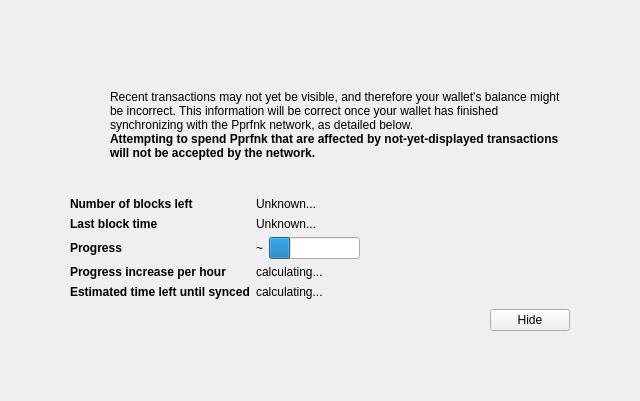
<?xml version="1.0" encoding="UTF-8"?>
<ui version="4.0">
 <class>ModalOverlay</class>
 <widget class="ModalOverlay" name="ModalOverlay">
  <property name="geometry">
   <rect>
    <x>0</x>
    <y>0</y>
    <width>640</width>
    <height>401</height>
   </rect>
  </property>
  <property name="windowTitle">
   <string>Form</string>
  </property>
  <layout class="QVBoxLayout" name="verticalLayout" stretch="0">
   <property name="sizeConstraint">
    <enum>QLayout::SetDefaultConstraint</enum>
   </property>
   <property name="leftMargin">
    <number>0</number>
   </property>
   <property name="topMargin">
    <number>0</number>
   </property>
   <property name="rightMargin">
    <number>0</number>
   </property>
   <property name="bottomMargin">
    <number>0</number>
   </property>
   <item>
    <widget class="QWidget" name="bgWidget" native="true">
     <property name="styleSheet">
      <string notr="true"/>
     </property>
     <layout class="QVBoxLayout" name="verticalLayoutMain" stretch="0">
      <property name="leftMargin">
       <number>60</number>
      </property>
      <property name="topMargin">
       <number>60</number>
      </property>
      <property name="rightMargin">
       <number>60</number>
      </property>
      <property name="bottomMargin">
       <number>60</number>
      </property>
      <item>
       <widget class="QWidget" name="contentWidget" native="true">
        <property name="styleSheet">
         <string notr="true"/>
        </property>
        <layout class="QVBoxLayout" name="verticalLayoutSub" stretch="1,0,0,0,0">
         <property name="spacing">
          <number>0</number>
         </property>
         <property name="leftMargin">
          <number>10</number>
         </property>
         <property name="topMargin">
          <number>10</number>
         </property>
         <property name="rightMargin">
          <number>10</number>
         </property>
         <property name="bottomMargin">
          <number>10</number>
         </property>
         <item>
          <layout class="QHBoxLayout" name="horizontalLayoutIconText" stretch="0,1">
           <property name="topMargin">
            <number>20</number>
           </property>
           <item>
            <layout class="QVBoxLayout" name="verticalLayoutIcon">
             <property name="leftMargin">
              <number>0</number>
             </property>
             <item>
              <widget class="QPushButton" name="warningIcon">
               <property name="enabled">
                <bool>false</bool>
               </property>
               <property name="text">
                <string/>
               </property>
               <property name="icon">
                <iconset>
                 <normaloff>:/icons/warning</normaloff>
                 <disabledoff>:/icons/warning</disabledoff>:/icons/warning</iconset>
               </property>
               <property name="iconSize">
                <size>
                 <width>48</width>
                 <height>48</height>
                </size>
               </property>
               <property name="flat">
                <bool>true</bool>
               </property>
              </widget>
             </item>
             <item>
              <spacer name="verticalSpacerWarningIcon">
               <property name="orientation">
                <enum>Qt::Vertical</enum>
               </property>
               <property name="sizeHint" stdset="0">
                <size>
                 <width>20</width>
                 <height>40</height>
                </size>
               </property>
              </spacer>
             </item>
            </layout>
           </item>
           <item>
            <layout class="QVBoxLayout" name="verticalLayoutInfoText">
             <property name="leftMargin">
              <number>0</number>
             </property>
             <property name="topMargin">
              <number>0</number>
             </property>
             <item>
              <widget class="QLabel" name="infoText">
               <property name="text">
                <string>Recent transactions may not yet be visible, and therefore your wallet's balance might be incorrect. This information will be correct once your wallet has finished synchronizing with the Pprfnk network, as detailed below.</string>
               </property>
               <property name="textFormat">
                <enum>Qt::RichText</enum>
               </property>
               <property name="wordWrap">
                <bool>true</bool>
               </property>
              </widget>
             </item>
             <item>
              <widget class="QLabel" name="infoTextStrong">
               <property name="font">
                <font>
                 <weight>75</weight>
                 <bold>true</bold>
                </font>
               </property>
               <property name="text">
                <string>Attempting to spend Pprfnk that are affected by not-yet-displayed transactions will not be accepted by the network.</string>
               </property>
               <property name="textFormat">
                <enum>Qt::RichText</enum>
               </property>
               <property name="wordWrap">
                <bool>true</bool>
               </property>
              </widget>
             </item>
             <item>
              <spacer name="verticalSpacerInTextSpace">
               <property name="orientation">
                <enum>Qt::Vertical</enum>
               </property>
               <property name="sizeHint" stdset="0">
                <size>
                 <width>20</width>
                 <height>40</height>
                </size>
               </property>
              </spacer>
             </item>
            </layout>
           </item>
          </layout>
         </item>
         <item>
          <spacer name="verticalSpacerAfterText">
           <property name="orientation">
            <enum>Qt::Vertical</enum>
           </property>
           <property name="sizeHint" stdset="0">
            <size>
             <width>20</width>
             <height>40</height>
            </size>
           </property>
          </spacer>
         </item>
         <item>
          <layout class="QFormLayout" name="formLayout">
           <property name="fieldGrowthPolicy">
            <enum>QFormLayout::FieldsStayAtSizeHint</enum>
           </property>
           <property name="horizontalSpacing">
            <number>6</number>
           </property>
           <property name="verticalSpacing">
            <number>6</number>
           </property>
           <property name="topMargin">
            <number>10</number>
           </property>
           <item row="0" column="0">
            <widget class="QLabel" name="labelNumberOfBlocksLeft">
             <property name="font">
              <font>
               <weight>75</weight>
               <bold>true</bold>
              </font>
             </property>
             <property name="text">
              <string>Number of blocks left</string>
             </property>
            </widget>
           </item>
           <item row="0" column="1">
            <widget class="QLabel" name="numberOfBlocksLeft">
             <property name="text">
              <string>Unknown...</string>
             </property>
            </widget>
           </item>
           <item row="1" column="0">
            <widget class="QLabel" name="labelLastBlockTime">
             <property name="font">
              <font>
               <weight>75</weight>
               <bold>true</bold>
              </font>
             </property>
             <property name="text">
              <string>Last block time</string>
             </property>
            </widget>
           </item>
           <item row="1" column="1">
            <widget class="QLabel" name="newestBlockDate">
             <property name="sizePolicy">
              <sizepolicy hsizetype="Maximum" vsizetype="Preferred">
               <horstretch>0</horstretch>
               <verstretch>0</verstretch>
              </sizepolicy>
             </property>
             <property name="text">
              <string>Unknown...</string>
             </property>
            </widget>
           </item>
           <item row="2" column="0">
            <widget class="QLabel" name="labelSyncDone">
             <property name="font">
              <font>
               <weight>75</weight>
               <bold>true</bold>
              </font>
             </property>
             <property name="text">
              <string>Progress</string>
             </property>
            </widget>
           </item>
           <item row="2" column="1">
            <layout class="QHBoxLayout" name="horizontalLayoutSync" stretch="0,1">
             <item>
              <widget class="QLabel" name="percentageProgress">
               <property name="text">
                <string>~</string>
               </property>
              </widget>
             </item>
             <item>
              <widget class="QProgressBar" name="progressBar">
               <property name="value">
                <number>24</number>
               </property>
               <property name="format">
                <string/>
               </property>
              </widget>
             </item>
            </layout>
           </item>
           <item row="4" column="0">
            <widget class="QLabel" name="labelProgressIncrease">
             <property name="font">
              <font>
               <weight>75</weight>
               <bold>true</bold>
              </font>
             </property>
             <property name="text">
              <string>Progress increase per hour</string>
             </property>
            </widget>
           </item>
           <item row="4" column="1">
            <widget class="QLabel" name="progressIncreasePerH">
             <property name="text">
              <string>calculating...</string>
             </property>
            </widget>
           </item>
           <item row="5" column="0">
            <widget class="QLabel" name="labelEstimatedTimeLeft">
             <property name="font">
              <font>
               <weight>75</weight>
               <bold>true</bold>
              </font>
             </property>
             <property name="text">
              <string>Estimated time left until synced</string>
             </property>
            </widget>
           </item>
           <item row="5" column="1">
            <widget class="QLabel" name="expectedTimeLeft">
             <property name="text">
              <string>calculating...</string>
             </property>
            </widget>
           </item>
          </layout>
         </item>
         <item>
          <layout class="QHBoxLayout" name="horizontalLayoutButtons">
           <property name="leftMargin">
            <number>10</number>
           </property>
           <property name="topMargin">
            <number>10</number>
           </property>
           <item>
            <spacer name="horizontalSpacer">
             <property name="orientation">
              <enum>Qt::Horizontal</enum>
             </property>
             <property name="sizeHint" stdset="0">
              <size>
               <width>40</width>
               <height>20</height>
              </size>
             </property>
            </spacer>
           </item>
           <item>
            <widget class="QPushButton" name="closeButton">
             <property name="text">
              <string>Hide</string>
             </property>
            </widget>
           </item>
          </layout>
         </item>
         <item>
          <layout class="QVBoxLayout" name="verticalLayout_2">
           <item>
            <spacer name="verticalSpacer">
             <property name="orientation">
              <enum>Qt::Vertical</enum>
             </property>
             <property name="sizeHint" stdset="0">
              <size>
               <width>20</width>
               <height>40</height>
              </size>
             </property>
            </spacer>
           </item>
          </layout>
         </item>
        </layout>
       </widget>
      </item>
     </layout>
    </widget>
   </item>
  </layout>
 </widget>
 <customwidgets>
  <customwidget>
   <class>ModalOverlay</class>
   <extends>QWidget</extends>
   <header>modaloverlay.h</header>
   <container>1</container>
  </customwidget>
 </customwidgets>
 <resources/>
 <connections/>
</ui>
